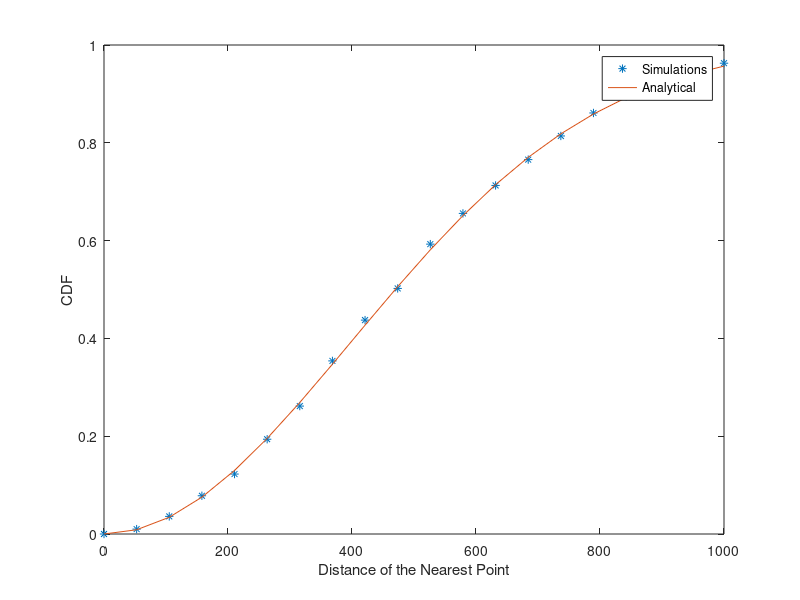

Reproduce this figure in MATLAB.
clc; clear all; close all;

lambda= 1e-6;
realizations = 5000;
R = 1000;

range= linspace(0,R,20);
dist_distribution = zeros(1,length(range));

for j = 1:length(range)
    d_index = range(j);
    for i = 1:realizations
        N_points = poissrnd(lambda*pi*R^2);
        dist_vec = R*sqrt(rand(1,N_points));

        if min(dist_vec) < d_index
            dist_distribution(j) = dist_distribution(j) + 1/realizations;
        end
    end
end

plot(range, dist_distribution, '*');
hold on
plot(range, 1 - exp(-lambda * pi * range.^2 ))

xlabel('Distance of the Nearest Point')
ylabel('CDF')
legend('Simulations','Analytical')

